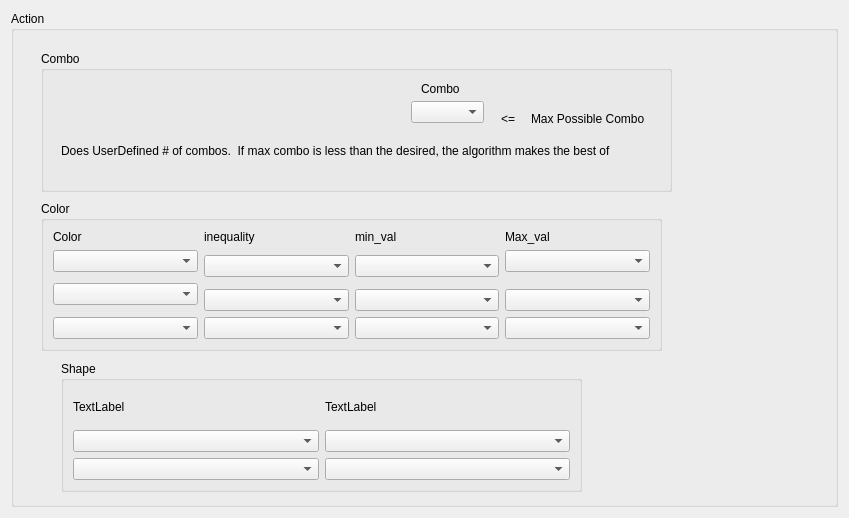
                  <widget class="QWidget" name="scrollAreaWidgetContents_16">
                   <property name="geometry">
                    <rect>
                     <x>0</x>
                     <y>0</y>
                     <width>849</width>
                     <height>518</height>
                    </rect>
                   </property>
                   <layout class="QGridLayout" name="gridLayout_52">
                    <item row="0" column="0">
                     <widget class="QGroupBox" name="groupBox_26">
                      <property name="title">
                       <string>Action</string>
                      </property>
                      <widget class="QGroupBox" name="groupBox_31">
                       <property name="geometry">
                        <rect>
                         <x>30</x>
                         <y>40</y>
                         <width>631</width>
                         <height>141</height>
                        </rect>
                       </property>
                       <property name="title">
                        <string>Combo</string>
                       </property>
                       <widget class="QLabel" name="label_87">
                        <property name="geometry">
                         <rect>
                          <x>490</x>
                          <y>60</y>
                          <width>131</width>
                          <height>16</height>
                         </rect>
                        </property>
                        <property name="text">
                         <string>Max Possible Combo</string>
                        </property>
                       </widget>
                       <widget class="QLabel" name="label_88">
                        <property name="geometry">
                         <rect>
                          <x>460</x>
                          <y>60</y>
                          <width>55</width>
                          <height>16</height>
                         </rect>
                        </property>
                        <property name="text">
                         <string>&lt;=</string>
                        </property>
                       </widget>
                       <widget class="QComboBox" name="comboBox_144">
                        <property name="geometry">
                         <rect>
                          <x>370</x>
                          <y>50</y>
                          <width>73</width>
                          <height>22</height>
                         </rect>
                        </property>
                       </widget>
                       <widget class="QLabel" name="label_89">
                        <property name="geometry">
                         <rect>
                          <x>380</x>
                          <y>30</y>
                          <width>55</width>
                          <height>16</height>
                         </rect>
                        </property>
                        <property name="text">
                         <string>Combo</string>
                        </property>
                       </widget>
                       <widget class="QLabel" name="label_90">
                        <property name="geometry">
                         <rect>
                          <x>20</x>
                          <y>90</y>
                          <width>551</width>
                          <height>20</height>
                         </rect>
                        </property>
                        <property name="text">
                         <string>Does UserDefined # of combos.  If max combo is less than the desired, the algorithm makes the best of it</string>
                        </property>
                       </widget>
                      </widget>
                      <widget class="QGroupBox" name="groupBox_32">
                       <property name="geometry">
                        <rect>
                         <x>30</x>
                         <y>190</y>
                         <width>621</width>
                         <height>150</height>
                        </rect>
                       </property>
                       <property name="title">
                        <string>Color</string>
                       </property>
                       <layout class="QGridLayout" name="gridLayout_63">
                        <item row="0" column="0">
                         <widget class="QLabel" name="label_91">
                          <property name="text">
                           <string>Color</string>
                          </property>
                         </widget>
                        </item>
                        <item row="0" column="1">
                         <widget class="QLabel" name="label_92">
                          <property name="text">
                           <string>inequality</string>
                          </property>
                         </widget>
                        </item>
                        <item row="0" column="2">
                         <widget class="QLabel" name="label_93">
                          <property name="text">
                           <string>min_val</string>
                          </property>
                         </widget>
                        </item>
                        <item row="1" column="0">
                         <widget class="QComboBox" name="comboBox_145"/>
                        </item>
                        <item row="1" column="1" rowspan="2">
                         <widget class="QComboBox" name="comboBox_146"/>
                        </item>
                        <item row="1" column="2" rowspan="2">
                         <widget class="QComboBox" name="comboBox_149"/>
                        </item>
                        <item row="2" column="0" rowspan="2">
                         <widget class="QComboBox" name="comboBox_147"/>
                        </item>
                        <item row="3" column="1">
                         <widget class="QComboBox" name="comboBox_148"/>
                        </item>
                        <item row="3" column="2">
                         <widget class="QComboBox" name="comboBox_150"/>
                        </item>
                        <item row="4" column="0">
                         <widget class="QComboBox" name="comboBox_151"/>
                        </item>
                        <item row="4" column="1">
                         <widget class="QComboBox" name="comboBox_152"/>
                        </item>
                        <item row="4" column="2">
                         <widget class="QComboBox" name="comboBox_153"/>
                        </item>
                        <item row="0" column="3">
                         <widget class="QLabel" name="label_94">
                          <property name="text">
                           <string>Max_val</string>
                          </property>
                         </widget>
                        </item>
                        <item row="1" column="3">
                         <widget class="QComboBox" name="comboBox_154"/>
                        </item>
                        <item row="3" column="3">
                         <widget class="QComboBox" name="comboBox_155"/>
                        </item>
                        <item row="4" column="3">
                         <widget class="QComboBox" name="comboBox_156"/>
                        </item>
                       </layout>
                      </widget>
                      <widget class="QGroupBox" name="groupBox_33">
                       <property name="geometry">
                        <rect>
                         <x>50</x>
                         <y>350</y>
                         <width>521</width>
                         <height>131</height>
                        </rect>
                       </property>
                       <property name="title">
                        <string>Shape</string>
                       </property>
                       <layout class="QGridLayout" name="gridLayout_64">
                        <item row="1" column="2">
                         <widget class="QComboBox" name="comboBox_158"/>
                        </item>
                        <item row="0" column="1">
                         <widget class="QLabel" name="label_95">
                          <property name="text">
                           <string>TextLabel</string>
                          </property>
                         </widget>
                        </item>
                        <item row="1" column="1">
                         <widget class="QComboBox" name="comboBox_157"/>
                        </item>
                        <item row="2" column="1">
                         <widget class="QComboBox" name="comboBox_160"/>
                        </item>
                        <item row="2" column="2">
                         <widget class="QComboBox" name="comboBox_159"/>
                        </item>
                        <item row="0" column="2">
                         <widget class="QLabel" name="label_96">
                          <property name="text">
                           <string>TextLabel</string>
                          </property>
                         </widget>
                        </item>
                       </layout>
                      </widget>
                     </widget>
                    </item>
                   </layout>
                  </widget>
